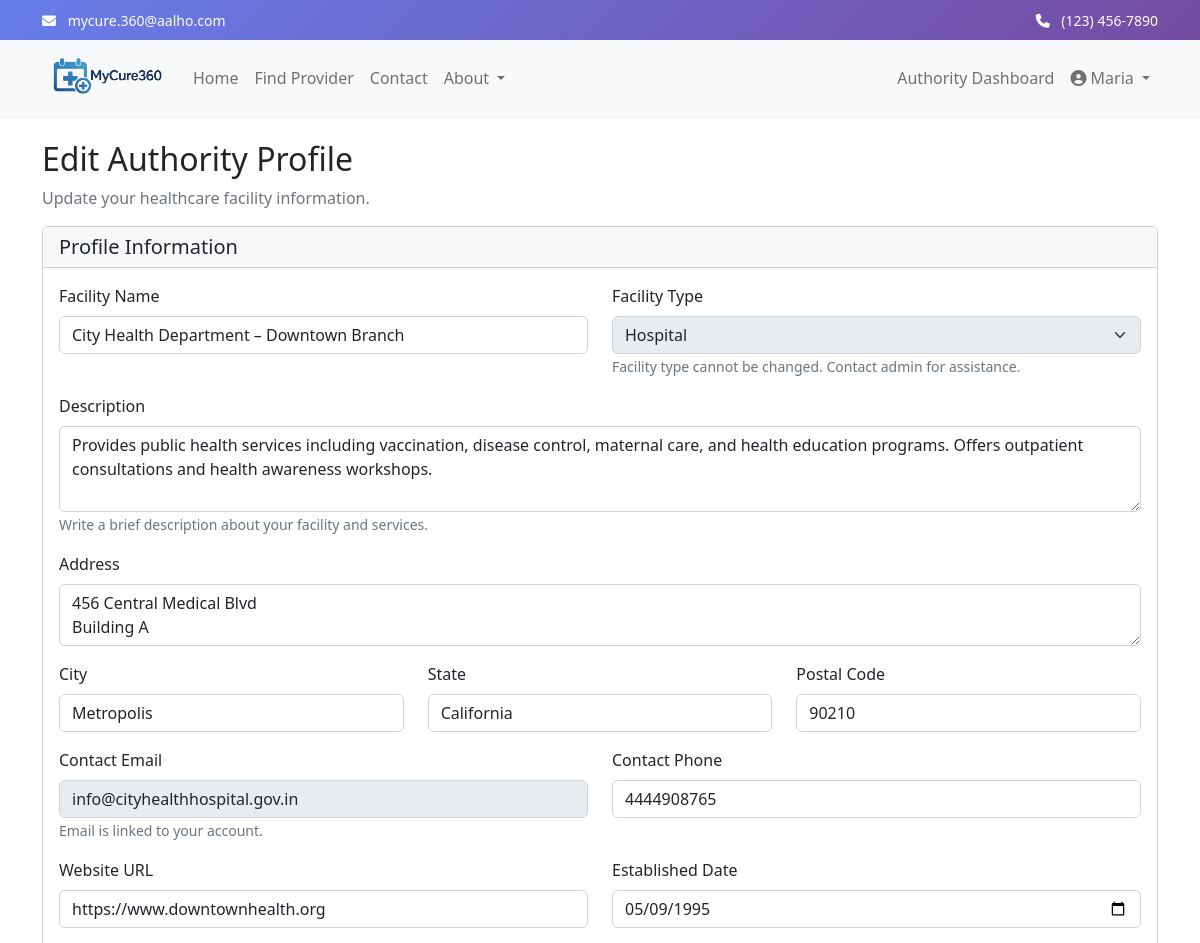
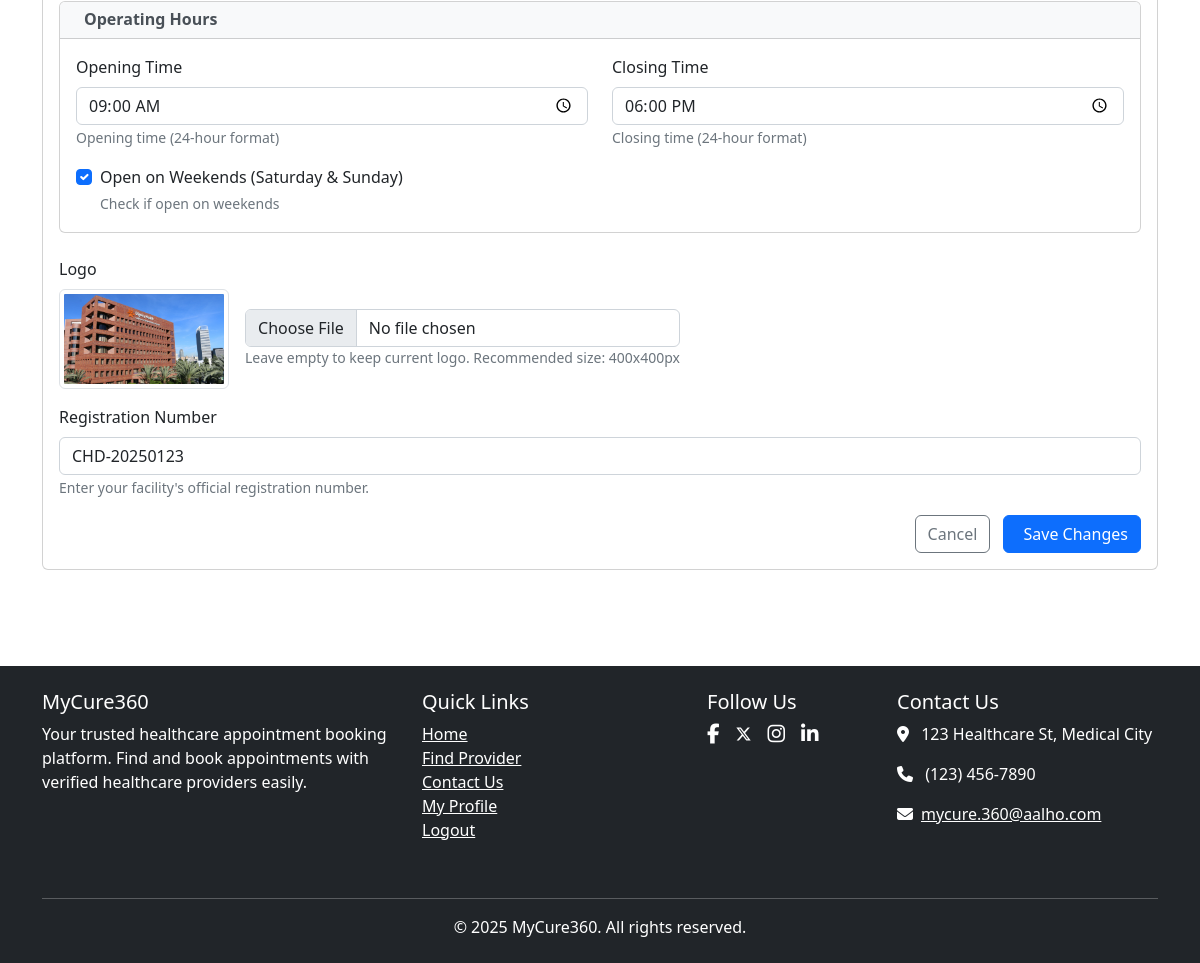
Screenshot of /authorities/profile/edit/ (signed in) with the database file from the repository (2 pictures, top to bottom).
### accounts/models.py (models this page shows, shortened)
class User(AbstractUser):
    USER_TYPE_CHOICES = (
        ('CUSTOMER', 'Customer'),
        ('AUTHORITY', 'Authority'),
        ('ADMIN', 'Admin'),
    )
    GENDER_CHOICES = (
        ('M', 'Male'),
        ('F', 'Female'),
        ('O', 'Other'),
        ('P', 'Prefer not to say'),
    )
    username = None
    email = models.EmailField(_('email address'), unique=True)
    phone_number = models.CharField(max_length=15, blank=True, null=True)
    user_type = models.CharField(max_length=10, choices=USER_TYPE_CHOICES, default='CUSTOMER')
    address = models.TextField(blank=True, null=True)
    date_of_birth = models.DateField(blank=True, null=True)
    gender = models.CharField(max_length=1, choices=GENDER_CHOICES, blank=True, null=True)
    age = models.PositiveIntegerField(blank=True, null=True)
    profile_picture = models.ImageField(upload_to='profile_pics/', blank=True, null=True)
    USERNAME_FIELD = 'email'
    REQUIRED_FIELDS = []
    objects = CustomUserManager()
    class Meta:
        db_table = 'users'
        verbose_name = 'User'
        verbose_name_plural = 'Users'

### authorities/models.py (models this page shows, shortened)
class Authority(models.Model):
    AUTHORITY_TYPE_CHOICES = (
        ('HOSPITAL', 'Hospital'),
        ('CLINIC', 'Clinic'),
        ('DIAGNOSTIC', 'Diagnostic Center'),
    )
    user = models.OneToOneField(User, on_delete=models.CASCADE, related_name='authority_profile')
    name = models.CharField(max_length=255)
    authority_type = models.CharField(max_length=10, choices=AUTHORITY_TYPE_CHOICES)
    description = models.TextField()
    address = models.TextField()
    city = models.CharField(max_length=100)
    email = models.EmailField(blank=True, null=True)
    phone = models.CharField(max_length=15, blank=True, null=True)
    state = models.CharField(max_length=100)
    postal_code = models.CharField(max_length=10)
    latitude = models.FloatField(blank=True, null=True)
    longitude = models.FloatField(blank=True, null=True)
    logo = models.ImageField(upload_to='authority_logos/', blank=True, null=True)
    website = models.URLField(blank=True, null=True)
    established_date = models.DateField(blank=True, null=True)
    opening_time = models.TimeField(default='09:00', help_text="Opening time (24-hour format)")
    closing_time = models.TimeField(default='18:00', help_text="Closing time (24-hour format)")
    open_on_weekends = models.BooleanField(default=True, help_text="Check if open on weekends")
    is_verified = models.BooleanField(default=False)
    registration_number = models.CharField(max_length=50, blank=True, null=True)
    created_at = models.DateTimeField(auto_now_add=True)
    updated_at = models.DateTimeField(auto_now=True)
    class Meta:
        verbose_name = 'Authority'
        verbose_name_plural = 'Authorities'
        db_table = 'authorities'

### authorities/views.py (the view)
    def wrapper(request, *args, **kwargs):
        if request.user.user_type != 'AUTHORITY':
            messages.error(request, "You don't have permission to access this page.")
            return redirect('home')
        try:
            request.user.authority_profile
        except Authority.DoesNotExist:
            messages.error(request, "Your authority profile is not set up. Please contact admin.")
            return redirect('home')
        return view_func(request, *args, **kwargs)

### authorities/views.py (called while the page is built)
def authority_required(view_func):
    def wrapper(request, *args, **kwargs):
        if request.user.user_type != 'AUTHORITY':
            messages.error(request, "You don't have permission to access this page.")
            return redirect('home')
        try:
            request.user.authority_profile
        except Authority.DoesNotExist:
            messages.error(request, "Your authority profile is not set up. Please contact admin.")
            return redirect('home')
        return view_func(request, *args, **kwargs)
    return wrapper

@login_required
@authority_required
def edit_authority_profile_view(request):
    authority = request.user.authority_profile
    if request.method == 'POST':
        form = AuthorityProfileForm(request.POST, request.FILES, instance=authority)
        if form.is_valid():
            form.save()
            messages.success(request, "Profile has been updated successfully.")
            return redirect('authority_profile')
    else:
        form = AuthorityProfileForm(instance=authority)
    context = {
        'form': form,
        'authority': authority,
    }
    return render(request, 'authorities/edit_profile.html', context)

### authorities/templates/authorities/edit_profile.html (shortened to what this page needs)
{% extends 'base.html' %}
{% load static %}
{% block content %}
<div class="container py-4">
    <h1 class="h2">Edit Authority Profile</h1>
    <p class="text-muted">Update your healthcare facility information.</p>
    <div class="card mb-4">
        <div class="card-header bg-light">
            <h5 class="mb-0">Profile Information</h5>
        </div>
        <div class="card-body">
            <form method="post" enctype="multipart/form-data">
                <div class="row mb-3">
                    <div class="col-md-6">
                        <label for="{{ form.name.id_for_label }}" class="form-label">Facility Name</label>
                        {{ form.name }}
                    </div>
                    <div class="col-md-6">
                        <label for="{{ form.authority_type.id_for_label }}" class="form-label">Facility Type</label>
                        <select class="form-select" disabled>
                            <option>{{ authority.get_authority_type_display }}</option>
                        </select>
                        <small class="text-muted">Facility type cannot be changed. Contact admin for assistance.</small>
                    </div>
                </div>
                <div class="mb-3">
                    <label for="{{ form.description.id_for_label }}" class="form-label">Description</label>
                    {{ form.description }}
                    <small class="text-muted">Write a brief description about your facility and services.</small>
                </div>
                <div class="mb-3">
                    <label for="{{ form.address.id_for_label }}" class="form-label">Address</label>
                    {{ form.address }}
                </div>
                <div class="row mb-3">
                    <div class="col-md-4">
                        <label for="{{ form.city.id_for_label }}" class="form-label">City</label>
                        {{ form.city }}
                    </div>
                    <div class="col-md-4">
                        <label for="{{ form.state.id_for_label }}" class="form-label">State</label>
                        {{ form.state }}
                    </div>
                    <div class="col-md-4">
                        <label for="{{ form.postal_code.id_for_label }}" class="form-label">Postal Code</label>
                        {{ form.postal_code }}
                    </div>
                </div>
                <div class="row mb-3">
                    <div class="col-md-6">
                        <label for="{{ form.email.id_for_label }}" class="form-label">Contact Email</label>
                        <input type="email" class="form-control" value="{{ authority.email|default:'' }}" disabled>
                        <small class="text-muted">Email is linked to your account.</small>
                    </div>
                    <div class="col-md-6">
                        <label for="{{ form.phone.id_for_label }}" class="form-label">Contact Phone</label>
                        {{ form.phone }}
                    </div>
                </div>
                <div class="row mb-3">
                    <div class="col-md-6">
                        <label for="{{ form.website.id_for_label }}" class="form-label">Website URL</label>
                        {{ form.website }}
                    </div>
                    <div class="col-md-6">
                        <label for="{{ form.established_date.id_for_label }}" class="form-label">Established Date</label>
                        {{ form.established_date }}
                    </div>
                </div>
                <div class="card mb-4">
                    <div class="card-header bg-light">
                        <h6 class="mb-0">Operating Hours</h6>
                    </div>
                    <div class="card-body">
                        <div class="row mb-3">
                            <div class="col-md-6">
                                <label for="{{ form.opening_time.id_for_label }}" class="form-label">Opening Time</label>
                                {{ form.opening_time }}
                                <small class="text-muted">{{ form.opening_time.help_text }}</small>
                            </div>
                            <div class="col-md-6">
                                <label for="{{ form.closing_time.id_for_label }}" class="form-label">Closing Time</label>
                                {{ form.closing_time }}
                                <small class="text-muted">{{ form.closing_time.help_text }}</small>
                            </div>
                        </div>
                        <div class="form-check">
                            {{ form.open_on_weekends }}
                            <label class="form-check-label" for="{{ form.open_on_weekends.id_for_label }}">
                                Open on Weekends (Saturday & Sunday)
                            </label>
                            <div class="form-text">{{ form.open_on_weekends.help_text }}</div>
                        </div>
                    </div>
                </div>
                <div class="mb-3">
                    <label for="{{ form.logo.id_for_label }}" class="form-label">Logo</label>
                    <div class="d-flex align-items-center">
                        {% if authority.logo %}
                        <div class="me-3">
                            <img src="{{ authority.logo.url }}" alt="Current Logo" class="img-thumbnail" style="max-height: 100px;">
                        </div>
                        {% endif %}
                        <div>
                            {{ form.logo }}
                            <small class="text-muted d-block">Leave empty to keep current logo. Recommended size: 400x400px</small>
                        </div>
                    </div>
                </div>
                <div class="mb-3">
                    <label for="{{ form.registration_number.id_for_label }}" class="form-label">Registration Number</label>
                    {{ form.registration_number }}
                    <small class="text-muted">Enter your facility's official registration number.</small>
                </div>
                <div class="text-end">
                    <a href="{% url 'authority_profile' %}" class="btn btn-outline-secondary me-2">Cancel</a>
                    <button type="submit" class="btn btn-primary">
                         Save Changes
                    </button>
                </div>
            </form>
        </div>
    </div>
</div>
{% endblock %}

### templates/navbar.html (shortened to what this page needs)
<div class="header-gradient text-white py-2">
    <div class="container">
        <div class="row">
            <div class="col-md-6">
                <small>
                    <i class="fas fa-envelope me-2"></i>
                    <a href="mailto:mycure.360@aalho.com" class="text-white text-decoration-none">mycure.360@aalho.com</a>
                </small>
            </div>
            <div class="col-md-6 text-md-end">
                <small>
                    <i class="fas fa-phone me-2"></i>
                    <a href="tel:+1234567890" class="text-white text-decoration-none">(123) 456-7890</a>
                </small>
            </div>
        </div>
    </div>
</div>
<nav class="navbar navbar-expand-lg navbar-light bg-light shadow-sm w-100">
    <div class="container">
        <a class="navbar-brand" href="{% url 'home' %}">
            <img src="/static/images/logo.png" alt="MyCure360 Logo" height="50">
        </a>
        <div class="collapse navbar-collapse" id="navbarNav">
            <ul class="navbar-nav me-auto">
                <li class="nav-item">
                    <a class="nav-link" href="{% url 'home' %}">Home</a>
                </li>
                <li class="nav-item">
                    <a class="nav-link" href="{% url 'search' %}">Find Provider</a>
                </li>
                <li class="nav-item">
                    <a class="nav-link" href="{% url 'contact' %}">Contact</a>
                </li>
                <li class="nav-item dropdown">
                    <a class="nav-link dropdown-toggle" href="#" id="aboutDropdown" role="button" data-bs-toggle="dropdown" aria-expanded="false">
                        About
                    </a>
                </li>
            </ul>
            <ul class="navbar-nav">
                {% if user.is_authenticated %}
                    {% if user.user_type == 'ADMIN' %}
                    <li class="nav-item">
                        <a class="nav-link" href="{% url 'admin_dashboard' %}">Admin Dashboard</a>
                    </li>
                    {% elif user.user_type == 'AUTHORITY' %}
                    <li class="nav-item">
                        <a class="nav-link" href="{% url 'authority_dashboard' %}">Authority Dashboard</a>
                    </li>
                    {% else %}
                    <li class="nav-item">
                        <a class="nav-link" href="{% url 'my_appointments' %}">My Appointments</a>
                    </li>
                    {% endif %}
                    <li class="nav-item dropdown">
                        <a class="nav-link dropdown-toggle" href="#" id="navbarDropdown" role="button" data-bs-toggle="dropdown" aria-expanded="false">
                            <i class="fas fa-user-circle"></i> {{ user.first_name }}
                        </a>
                    </li>
                {% endif %}
            </ul>
        </div>
    </div>
</nav>

### templates/base.html (style rules this page uses)
body { overflow-x: hidden; }
.navbar, footer { width: 100%; }
.header-gradient { background: linear-gradient(135deg, #667eea 0%, #764ba2 100%); }

### authorities/templates/authorities/edit_profile.html (style rules this page uses)
.card .card-header h6 { color: #495057; font-weight: 600; }

### rows the page displays
User: first_name "Maria"
Authority: name "City Health Department – Downtown Branch", authority_type "Hospital", description "Provides public health services including vaccination, disease control, maternal care, and health education programs. Offers outpatient consultations and health awareness workshops.", address "456 Central Medical Blvd Building A", city "Metropolis", state "California", postal_code "90210", email "info@cityhealthhospital.gov.in", phone "4444908765", website "https://www.downtownhealth.org", established_date "05/09/1995", opening_time "09:00:00", closing_time "18:00:00", open_on_weekends "☑", logo (picture), registration_number "CHD-20250123"
